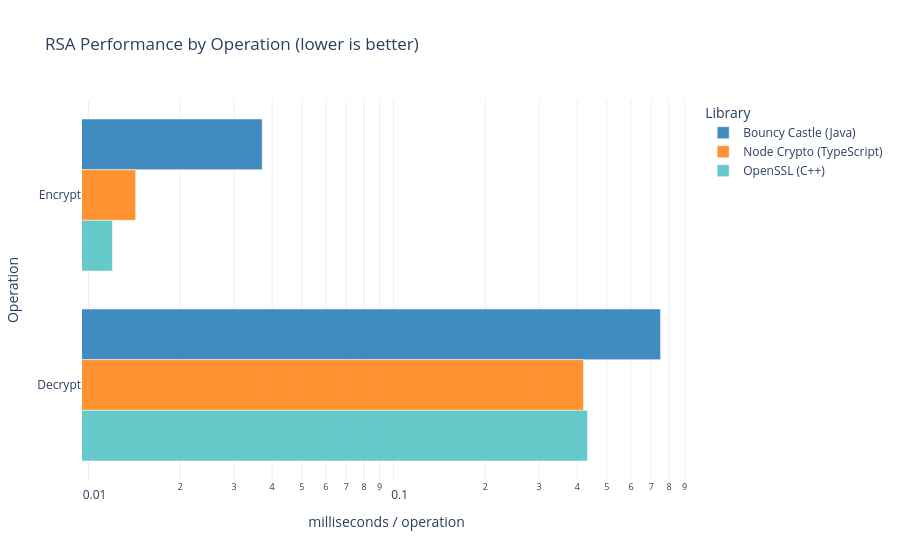

Here is the notebook cell this chart was saved with:
### Markdown cell above
# RSA

RSA is an asymmetric cryptographic algorithm that relies on the mathematical difficulty of factoring large prime numbers to provide secure data encryption.

### Code cell
#| echo: false

import json
import plotly.graph_objects as go
import plotly.io as pio

pio.renderers.default = "plotly_mimetype+notebook_connected"

def load_json(path):
    with open(path, 'r') as f: return json.load(f)

java_results = load_json('./bouncycastle-benchmark/results.json')
node_rsa_results = load_json('./node-benchmarks/results/rsa-benchmark-results.json')
cpp_results = load_json('./openssl-cpp-benchmark/results.json')

java_enc = [e['primaryMetric']['score'] / 1e6 for e in java_results if 'rsa' in e['benchmark'].lower() and 'encrypt' in e['benchmark'].lower()][0]
java_dec = [e['primaryMetric']['score'] / 1e6 for e in java_results if 'rsa' in e['benchmark'].lower() and 'decrypt' in e['benchmark'].lower()][0]

node_enc = node_rsa_results['tasks'][0]['latency']['mean']
node_dec = node_rsa_results['tasks'][1]['latency']['mean']

cpp_enc = [b['real_time'] / 1e6 for b in cpp_results['benchmarks'] 
           if b.get('run_type') == 'aggregate' and b.get('aggregate_name') == 'mean' 
           and 'rsa' in b['name'].lower() and 'encrypt' in b['name'].lower()][0]
cpp_dec = [b['real_time'] / 1e6 for b in cpp_results['benchmarks'] 
           if b.get('run_type') == 'aggregate' and b.get('aggregate_name') == 'mean' 
           and 'rsa' in b['name'].lower() and 'decrypt' in b['name'].lower()][0]

operations = ['Encrypt', 'Decrypt']
colors = {
    'java': 'rgba(31, 119, 180, 0.85)',
    'node': 'rgba(255, 127, 14, 0.85)',
    'cpp': 'rgba(75, 192, 192, 0.85)'
}

fig = go.Figure()

fig.add_trace(go.Bar(
    y=operations,
    x=[java_enc, java_dec],
    name='Bouncy Castle (Java)',
    orientation='h',
    marker_color=colors['java'],
    hovertemplate='<b>Java</b><br>%{y}: %{x:.4f} ms<extra></extra>'
))

fig.add_trace(go.Bar(
    y=operations,
    x=[node_enc, node_dec],
    name='Node Crypto (TypeScript)',
    orientation='h',
    marker_color=colors['node'],
    hovertemplate='<b>Node</b><br>%{y}: %{x:.4f} ms<extra></extra>'
))

fig.add_trace(go.Bar(
    y=operations,
    x=[cpp_enc, cpp_dec],
    name='OpenSSL (C++)',
    orientation='h',
    marker_color=colors['cpp'],
    hovertemplate='<b>C++</b><br>%{y}: %{x:.4f} ms<extra></extra>'
))

fig.update_layout(
    title='RSA Encryption and Decprytion Perfomance',
    xaxis_title='milliseconds / operation (lower is better)',
    xaxis_type="log",
    yaxis_title="Operation",
    barmode='group',
    template='plotly_white',
    legend_title="Library",
    autosize=True,
    yaxis=dict(autorange="reversed")
)

fig.show()

### Figure 1 — Plotly figure (JSON) as saved in the notebook; plotly's stock layout.template omitted (floating-point values rounded to 4 significant figures)
{"data": [{"hovertemplate": "<b>Java</b><br>%{y}: %{x:.4f} ms<extra></extra>", "marker": {"color": "rgba(31, 119, 180, 0.85)"}, "name": "Bouncy Castle (Java)", "orientation": "h", "type": "bar", "x": [0.03709, 0.7502], "y": ["Encrypt", "Decrypt"]}, {"hovertemplate": "<b>Node</b><br>%{y}: %{x:.4f} ms<extra></extra>", "marker": {"color": "rgba(255, 127, 14, 0.85)"}, "name": "Node Crypto (TypeScript)", "orientation": "h", "type": "bar", "x": [0.01427, 0.4192], "y": ["Encrypt", "Decrypt"]}, {"hovertemplate": "<b>C++</b><br>%{y}: %{x:.4f} ms<extra></extra>", "marker": {"color": "rgba(75, 192, 192, 0.85)"}, "name": "OpenSSL (C++)", "orientation": "h", "type": "bar", "x": [0.01198, 0.4322], "y": ["Encrypt", "Decrypt"]}], "layout": {"autosize": true, "barmode": "group", "legend": {"title": {"text": "Library"}}, "title": {"text": "RSA Performance by Operation (lower is better)"}, "xaxis": {"title": {"text": "milliseconds / operation"}, "type": "log"}, "yaxis": {"autorange": "reversed", "title": {"text": "Operation"}}}}
